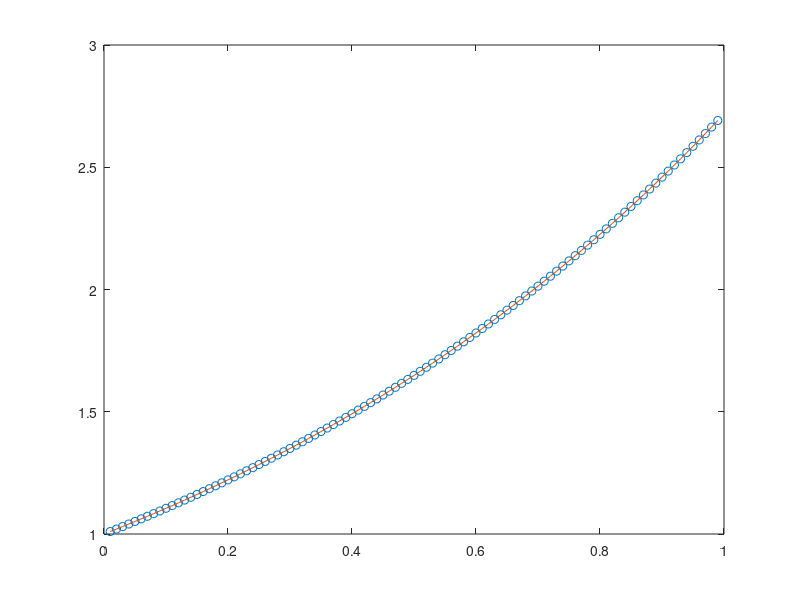
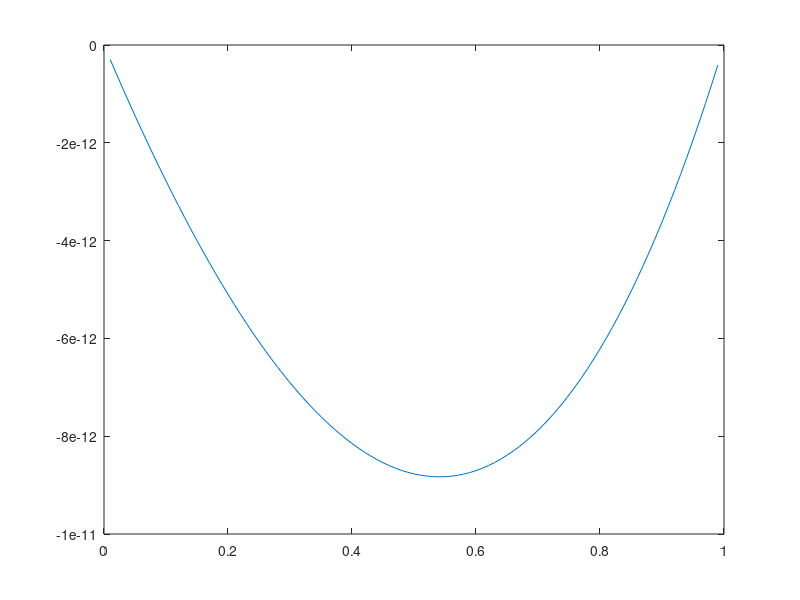

Write MATLAB code to recreate these figures, in order.
%this script is written for p3 of hw1, instead of solving the specific
%problem, I code a general function

function p3_b()
clear;
a=0;
b=1;
ua=1;
ub=exp(1);
n=100;
[x,U]=BVP_order4(a,b,ua,ub,@f,n);
%%%%%%%%%%%%%%%%%%% Plot and show the error %%%%%%%%%%%%%%%%%%%
plot(x,U,'o'); hold
u=zeros(n-1,1);
for i=1:n-1,
    u(i) = f(x(i));
end
plot(x,u);
saveas(gcf,'estimatedU-bvpoder4.png');
%%%%%%% Plot error
figure(2); plot(x,U-u)
saveas(gcf,'plotoferror-bvpoder4.png');
norm(U-u,inf) %%% Print out the maximum error
return

function [x,U] = BVP_order4(a,b,ua,ub,f,n)
%%%%%%%%%%%%%%%%%%%%%%%%%%%%%%%%%%%%%%%%%%%%%%%%%%%%%%%%%%%%%%%%%%%%%%%%
% This matlab function BVP_oder2 solves the following two-point 
% boundary value problem: u''(x) = f(x) using the 4th order scheme,
%and suppose it can give a 2nd order convergence 
% Input: 
% a, b: Two end points. 
% ua, ub: Boundary value 
% f: external function f(x). %
% n: number of 'estimate' points. %
% Output: %
% x: x(1),x(2),...x(n-1) are 'estimate' points %
% U: U(1),U(2),...U(n-1) are approximate solution at 'estimate' points %
%%%%%%%%%%%%%%%%%%%%%%%%%%%%%%%%%%%%%%%%%%%%%%%%%%%%%%%%%%%%%%%%%%%%%%%%
h = (b-a)/n; 
h2=h*h;
A = sparse(n-1,n-1);
F = zeros(n-1,1);
for i=1:n-2,
    A(i,i) = -2/h2; 
    A(i+1,i) = 1/h2; 
    A(i,i+1)= 1/h2;
end
A(n-1,n-1) = -2/h2;
for i=1:n-1,
    x(i) = a+i*h;
end
for i=2:n-2,
    x(i) = a+i*h;
    F(i) = f(x(i))+1/12*(f(x(i-1))-2*f(x(i))+f(x(i+1)));
end
F(1)=f(x(1))+1/12*(f(a)-2*f(x(1))+f(x(2)));
F(1) = F(1) - ua/h2;
F(n-1)=f(x(n-1))+1/12*(f(x(n-2))-2*f(x(n-1))+f(b));
F(n-1) = F(n-1) - ub/h2;
U = A\F;
return
%%%%%--------- End of the program -------------------------------------

function y=f(x)
y=exp(x);
return
